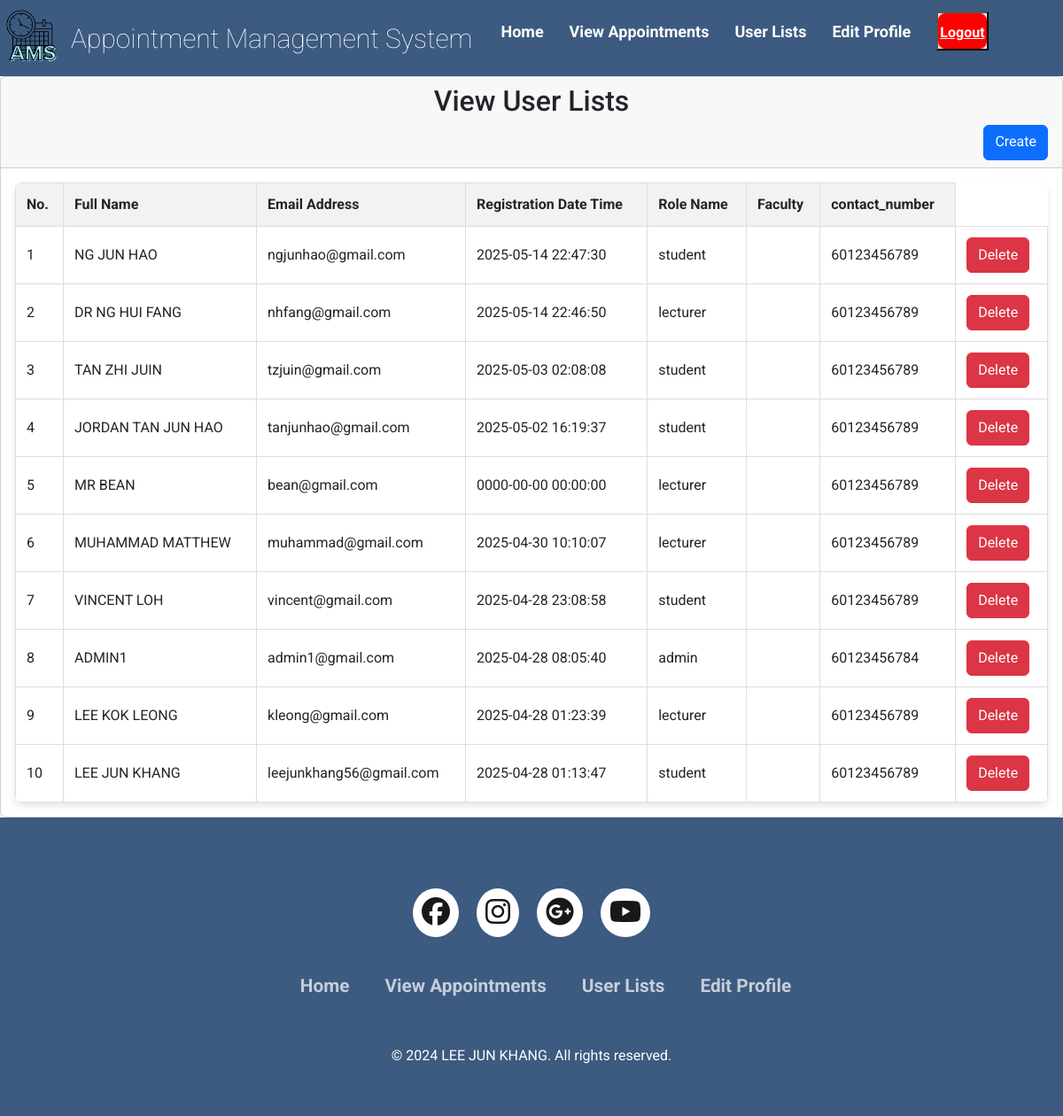
The page /user_view_admin.php on the database as committed earlier.
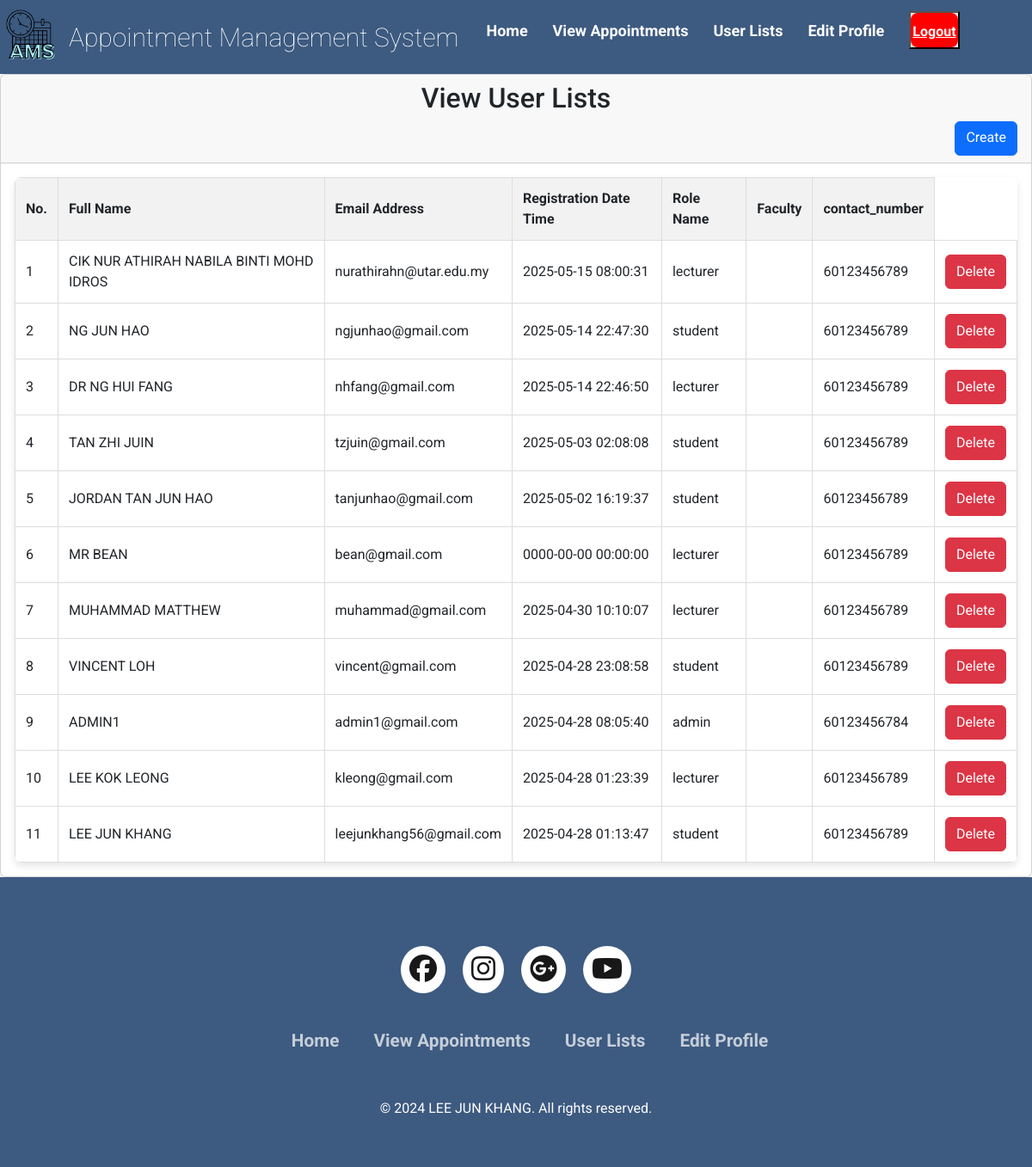
The same page on the database as committed later.
### tables this page shows
CREATE TABLE `users` (
  `id` bigint(11) NOT NULL,
  `username` varchar(100) NOT NULL,
  `email` varchar(100) NOT NULL,
  `role_id` int(1) NOT NULL,
  `reg_date` datetime NOT NULL,
  `password` varchar(255) NOT NULL,
  `contact_number` varchar(15) NOT NULL
);

CREATE TABLE `roles` (
  `id` int(1) NOT NULL,
  `role_name` varchar(50) NOT NULL
);

### user_view_admin.php (the view, shortened to what the changed rows need)
<!DOCTYPE html>
<html lang="en">
<head>
    <link rel="stylesheet" href="css/style.css">
    <link href="https://cdn.jsdelivr.net/npm/bootstrap@5.3.3/dist/css/bootstrap.min.css" rel="stylesheet">
    <link rel="stylesheet" type="text/css" href="https://cdnjs.cloudflare.com/ajax/libs/font-awesome/6.6.0/css/all.min.css">
    <link rel="stylesheet" href="https://unicons.iconscout.com/release/v4.0.0/css/line.css">
</head>
<body>
                    <?php
                    include("database.php");
                    ?>
    <main>
        <div class="main-box top">
            <div class="col-md-12">
                <div class="card">
                    <div class="card-header">
                        <h2 style="text-align: center;">View User Lists</h2>
                    </div>
                    <div class="card-body">
                        <table class="product-table">
                            <thead>
                                <tr>
                                    <th>No.</th>
                                    <th>Full Name</th>
                                    <th>Email Address</th>
                                    <th>Registration Date Time</th>
                                    <th>Role Name</th>
                                    <th>Faculty</th>
                                    <th>contact_number</th>
                                </tr>
                            </thead>
                            <tbody>
                                <?php
                                $count = 1;
                                $sel_query = "SELECT users.*, roles.role_name AS role_name
                                                FROM users
                                                JOIN roles ON users.role_id = roles.id
                                                ORDER BY users.id DESC";
                                $stmt = $con->prepare($sel_query);
                                $stmt->execute();
                                $result = $stmt->get_result();
                                while ($row = mysqli_fetch_assoc($result)) {
                                ?>
                                    <tr>
                                        <td><?php echo $count; ?></td>
                                        <td><?php echo $row["username"]; ?></td>
                                        <td><?php echo $row["email"]; ?></td>
                                        <td><?php echo $row["reg_date"]; ?></td>
                                        <td><?php echo $row["role_name"]; ?></td>
                                        <td><?php echo $row["faculty"]; ?></td>
                                        <td><?php echo $row["contact_number"]; ?></td>
                                        <td>
                                            <button type="button" class="btn btn-danger" data-bs-toggle="modal" data-bs-target="#confirmModalCenter" data-id="<?php echo $row['id']; ?>">Delete</button>
                                        </td>
                                    </tr>
                                <?php
                                    $count++;
                                }
                                ?>
                            </tbody>
                        </table>
                    </div>
                </div>
            </div>
        </div>
    </main>
</body>
</html>

Rows that differ between the two databases and show on the page:
added users: username "CIK NUR ATHIRAH NABILA BINTI MOHD IDROS", email "nurathirahn@utar.edu.my", reg_date "2025-05-15 08:00:31", role.role_name "lecturer", contact_number "60123456789"
